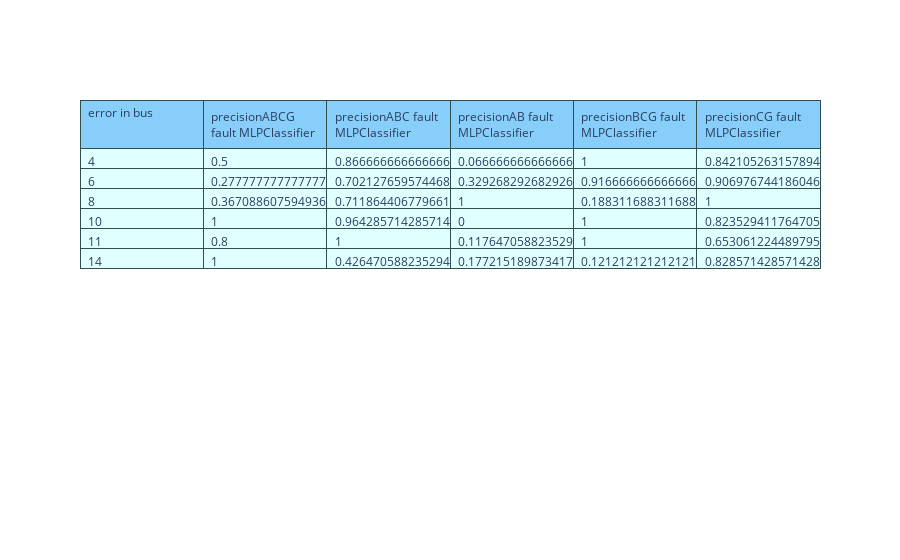

Notebook source saved alongside this figure:
### Code cell
from sklearn.neural_network import MLPClassifier
from sklearn.metrics import accuracy_score, confusion_matrix, precision_score, recall_score
from sklearn.preprocessing import StandardScaler
import plotly.graph_objects as go
import plotly.io as pio

errores = ["ABCG", "ABC", "AB", "BCG", "CG"]

precision_scores = {"error in bus": index_bus}
recall_scores = {}

# Crear el modelo MLPClassifier con las opciones adecuadas
Nmodels = [0, 1, 2, 3, 4]

# Crear el clasificador
for i in Nmodels:
    globals()[f"mlpc{i}"] = MLPClassifier(random_state=i, max_iter=1000)

# Escalar los datos antes de entrenar el modelo MLPClassifier
scaler = StandardScaler()
for i in Nmodels:
    X_train_scaled = scaler.fit_transform(globals()[f"X_train{i}"])
    globals()[f"mlpc{i}"].fit(X_train_scaled, globals()[f"y_train{i}"])

# Realizar predicciones sobre el conjunto de prueba
fig, axs = plt.subplots(ncols=5, figsize=(20, 5))

for i in Nmodels:
    X_test_scaled = scaler.transform(globals()[f"X_test{i}"])
    globals()[f"y_pred{i}"] = globals()[f"mlpc{i}"].predict(X_test_scaled)

    # Evaluar la precisión del modelo
    globals()[f"mlpc_acc{i}"] = accuracy_score(globals()[f"y_test{i}"], globals()[f"y_pred{i}"])
    globals()[f"conf_matrix_mlpc{i}"] = confusion_matrix(globals()[f"y_test{i}"], globals()[f"y_pred{i}"])
    print(f"MLPC: {globals()[f'mlpc_acc{i}']}")
    axs[i].set_title(errores[i])
    sns.heatmap(globals()[f"conf_matrix_mlpc{i}"], annot=True, cmap='Blues', fmt='g', ax=axs[i], xticklabels=errores, yticklabels=errores)

    # Calcular precisión y recall para cada clase (etiqueta)
    precision_per_class = precision_score(globals()[f"y_test{i}"], globals()[f"y_pred{i}"], average=None)
    recall_per_class = recall_score(globals()[f"y_test{i}"], globals()[f"y_pred{i}"], average=None)

    # Guardar los valores en variables
    globals()[f"precision_mlpc{i}"] = precision_per_class
    globals()[f"recall_mlpc{i}"] = recall_per_class

    # Guardar los valores en los diccionarios
    precision_scores[f"precision{errores[i]} fault MLPClassifier"] = precision_per_class
    recall_scores[f"recall_mlpc{i}"] = recall_per_class

    print(f'Precision per class: {precision_per_class}')
    print(f'Recall per class: {recall_per_class}')

plt.savefig('gráfica_de_MLPC_confusion.PDF')
plt.show()

# Crear una tabla con los resultados de MLPClassifier
fig = go.Figure(data=[go.Table(
    header=dict(values=list(precision_scores.keys()),
                line_color='darkslategray',
                fill_color='lightskyblue',
                align='left'),
    cells=dict(values=list(precision_scores.values()),
               line_color='darkslategray',
               fill_color='lightcyan',
               align='left'))
])

# Mostrar la tabla
fig.show()

### Figure 1 — Plotly figure (JSON) as saved in the notebook; plotly's stock layout.template omitted (floating-point values rounded to 4 significant figures)
{"data": [{"cells": {"align": "left", "fill": {"color": "lightcyan"}, "line": {"color": "darkslategray"}, "values": [[4, 6, 8, 10, 11, 14], [0.5, 0.2778, 0.3671, 1, 0.8, 1], [0.8667, 0.7021, 0.7119, 0.9643, 1, 0.4265], [0.06667, 0.3293, 1, 0, 0.1176, 0.1772], [1, 0.9167, 0.1883, 1, 1, 0.1212], [0.8421, 0.907, 1, 0.8235, 0.6531, 0.8286]]}, "header": {"align": "left", "fill": {"color": "lightskyblue"}, "line": {"color": "darkslategray"}, "values": ["error in bus", "precisionABCG fault MLPClassifier", "precisionABC fault MLPClassifier", "precisionAB fault MLPClassifier", "precisionBCG fault MLPClassifier", "precisionCG fault MLPClassifier"]}, "type": "table"}], "layout": {}}
